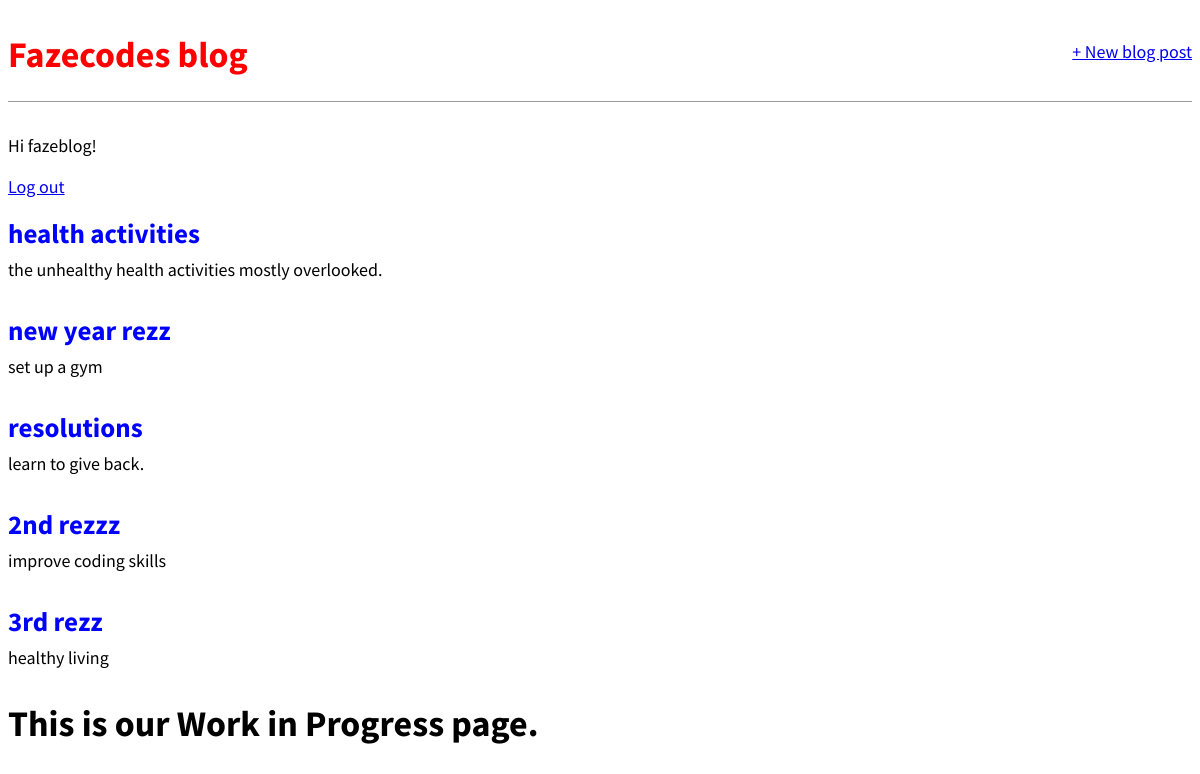
The app's page / (signed in) with its own data.
### blog/models.py (models this page shows, shortened)
class Post(models.Model):
    title = models.CharField(max_length=200)
    author = models.ForeignKey('auth.user',on_delete=models.CASCADE,)
    body = models.TextField()

### blog/views.py (the view)
# urls.py: path('', BlogListView.as_view(), name='home'),
class BlogListView(ListView):
    model  = Post
    template_name = 'home.html'

### templates/home.html
{% extends 'base.html' %}
{% block content %}
{% for post in object_list %}
<div class="post_entry">
    <h2>
        <a href="{% url 'post_detail' post.pk %}">{{ post.title }}</a>
    </h2>
    <p>{{ post.body }}</p>
</div>
{% endfor %}
<h1>This is our <strong>Work in Progress</strong> page.</h1>
{% endblock content %}

### templates/base.html (shortened to what this page needs)
{% load static %}
<html>
    <head>
        <link  href="{% static 'css/base.css' %}"  rel="stylesheet">
    </head>
    <body>
        <div>
    <header>
        <div class="nav-left">
            <h1><a href="{% url 'home' %}"> Fazecodes blog </a></h1>
        </div>
        <div class="nav-right">
             <a href="{% url 'post_new' %}"> + New blog post </a>
        </div>
    </header>
    {% if user.is_authenticated %}
    <p> Hi {{ user.username }}!</p>
    <p><a href="{% url 'logout' %}">Log out </a></p>
    {% else %}
    <p>You are not Logged in. </p>
    <a href="{% url 'login' %}">Log In</a>
    {% endif %}
{% block content %}
{% endblock content%}
</div>
    </body>
</html>

### static/css/base.css (style rules this page uses)
body { font-family: 'Source Sans Pro',sans-serif; font-size: 18px; }
header { border-bottom: 1px solid #999; margin-bottom: 2rem; display: flex; }
header h1 a { color: red; text-decoration: none; }
.nav-left { margin-right: auto; }
.nav-right { display: flex; padding-top: 2rem; }
.post_entry { margin-bottom: 2rem; }
.post_entry h2 { margin: 0.5rem 0; }
.post_entry h2 a , .post_entry h2 a:visited { color: blue; text-decoration: none; }
.post_entry p { margin: 0; font-weight: 400; }

### records on screen
Post: title "health activities", body "the unhealthy health activities mostly overlooked."
Post: title "new year rezz", body "set up a gym"
Post: title "resolutions", body "learn to give back."
Post: title "2nd rezzz", body "improve coding skills"
Post: title "3rd rezz", body "healthy living"

### other values on screen
{{ user.username }} "fazeblog"
